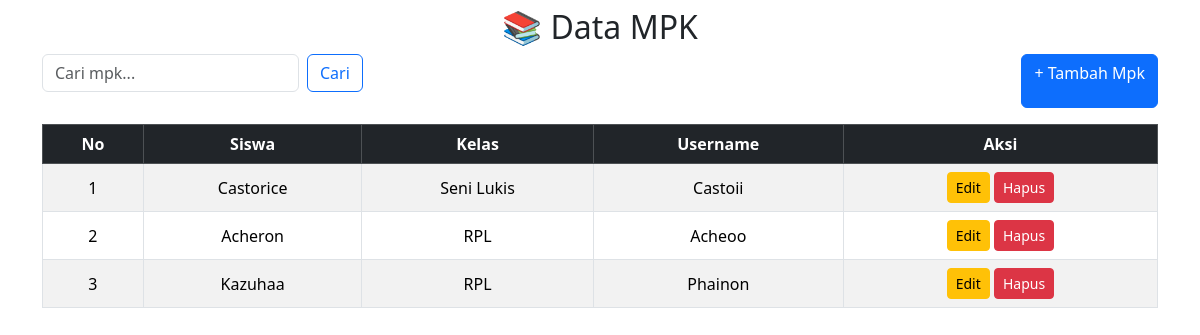
Screenshot of /admin/mpk.php with the database file from the repository.
### tables this page shows
CREATE TABLE `mpk` (
  `id_mpk` int NOT NULL,
  `id_siswa` int NOT NULL,
  `id_kelas` int NOT NULL,
  `username` varchar(20) NOT NULL,
  `password` varchar(35) NOT NULL
);

CREATE TABLE `siswa` (
  `id_siswa` int NOT NULL,
  `nama_siswa` varchar(100) NOT NULL,
  `no_absen` int NOT NULL,
  `tgl_lahir` date NOT NULL,
  `alamat` text NOT NULL,
  `telp` varchar(15) NOT NULL,
  `nis` int NOT NULL,
  `nisn` varchar(15) NOT NULL,
  `id_kelas` int NOT NULL
);

CREATE TABLE `kelas` (
  `id_kelas` int NOT NULL,
  `nama_kelas` varchar(100) NOT NULL,
  `id_guru` int NOT NULL,
  `id_jurusan` int NOT NULL
);

### admin/mpk.php (the view, shortened to what this page needs)
<?php
include "koneksi.php";
$cari = "";
if (isset($_GET['cari']) && $_GET['cari'] != "") {
    $cari = $_GET['cari'];
    $result = mysqli_query($koneksi, "SELECT * FROM mpk,siswa,kelas
                                      WHERE mpk.
                                      id_siswa=siswa.id_siswa
                                      AND mpk.id_kelas=kelas.id_kelas
                                      AND nama_siswa LIKE '%$cari%'
                                      ORDER BY id_mpk DESC");
} else {
    $result = mysqli_query($koneksi, "SELECT * FROM mpk,siswa,kelas
    WHERE mpk.id_siswa=siswa.id_siswa
    AND mpk.id_kelas=kelas.id_kelas ORDER BY id_mpk DESC");
}
?>
<link href="https://cdn.jsdelivr.net/npm/bootstrap@5.3.3/dist/css/bootstrap.min.css" rel="stylesheet">
<div class="container mt-2">
    <h2 class="mb-2 text-center">📚 Data MPK</h2>
    <div class="d-flex justify-content-between mb-3">
        <form class="d-flex" method="get" action="">
            <input class="form-control me-2" type="search" name="cari" placeholder="Cari mpk..." value="<?= htmlspecialchars($cari) ?>">
            <button class="btn btn-outline-primary" type="submit">Cari</button>
        </form>
        <a href="mpk_tambah.php" class="btn btn-primary">+ Tambah Mpk</a>
    </div>
    <div class="table-responsive">
        <table class="table table-bordered table-striped table-hover align-middle text-center">
            <thead class="table-dark">
                <tr>
                    <th>No</th>
                    <th>Siswa</th>
                    <th>Kelas</th>
                    <th>Username</th>
                    <th>Aksi</th>
                </tr>
            </thead>
            <tbody>
            <?php
            $no = 1;
            if (mysqli_num_rows($result) > 0) {
                while ($row = mysqli_fetch_assoc($result)) { ?>
                    <tr>
                        <td><?= $no++ ?></td>
                        <td><?= $row['nama_siswa'] ?></td>
                        <td><?= $row['nama_kelas'] ?></td>
                        <td><?= $row['username'] ?></td>
                        <td>
                            <a href="mpk_edit.php?id=<?= $row['id_mpk'] ?>" class="btn btn-sm btn-warning">Edit</a>
                            <a href="mpk_hapus.php?id=<?= $row['id_mpk'] ?>"
                               class="btn btn-sm btn-danger"
                               onclick="return confirm('Yakin ingin menghapus mpk ini?')">Hapus</a>
                        </td>
                    </tr>
            <?php }
            } else { ?>
                <tr>
                    <td colspan="6" class="text-center text-muted">⚠ Data tidak ditemukan</td>
                </tr>
            <?php } ?>
            </tbody>
        </table>
    </div>
</div>

### rows the page displays
mpk: id_siswa.nama_siswa "Castorice", id_kelas.nama_kelas "Seni Lukis", username "Castoii"
mpk: id_siswa.nama_siswa "Acheron", id_kelas.nama_kelas "RPL", username "Acheoo"
mpk: id_siswa.nama_siswa "Kazuhaa", id_kelas.nama_kelas "RPL", username "Phainon"
